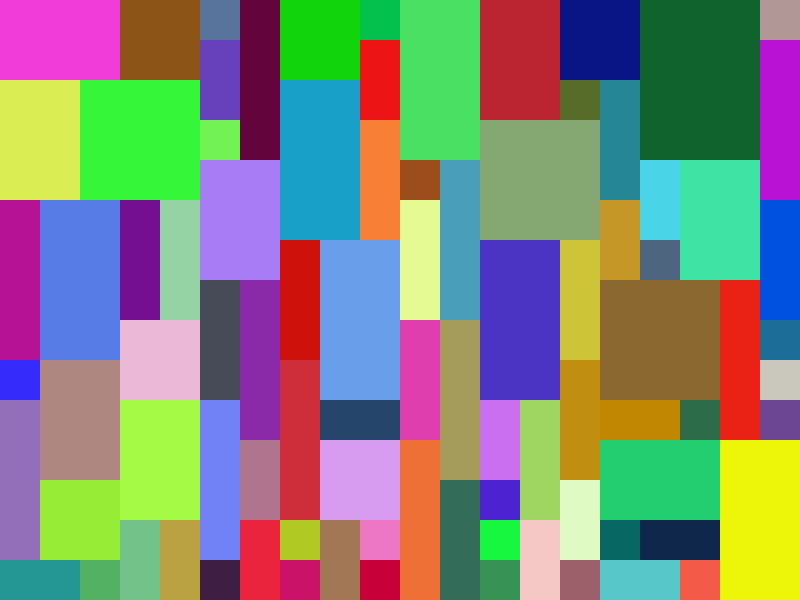
Frame 1 (no input)
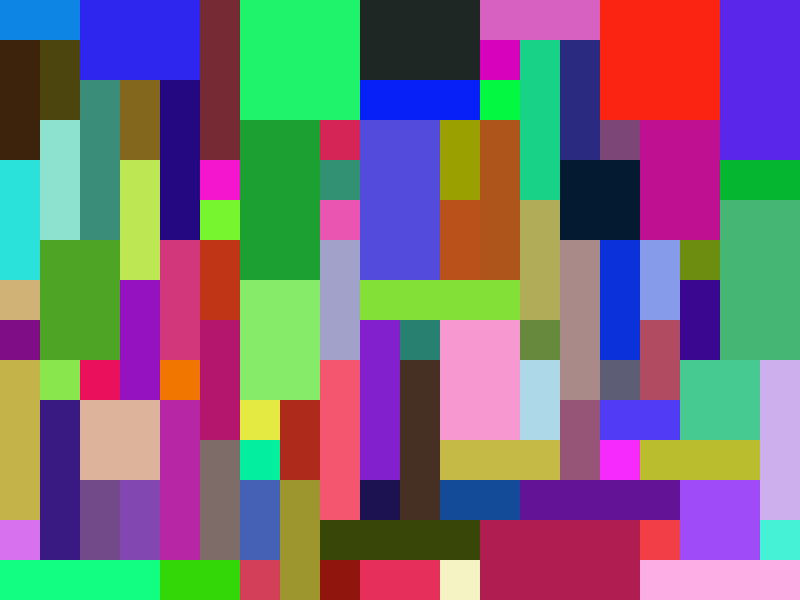
Frame 60 (the mouse pressed at the canvas centre just before this capture)
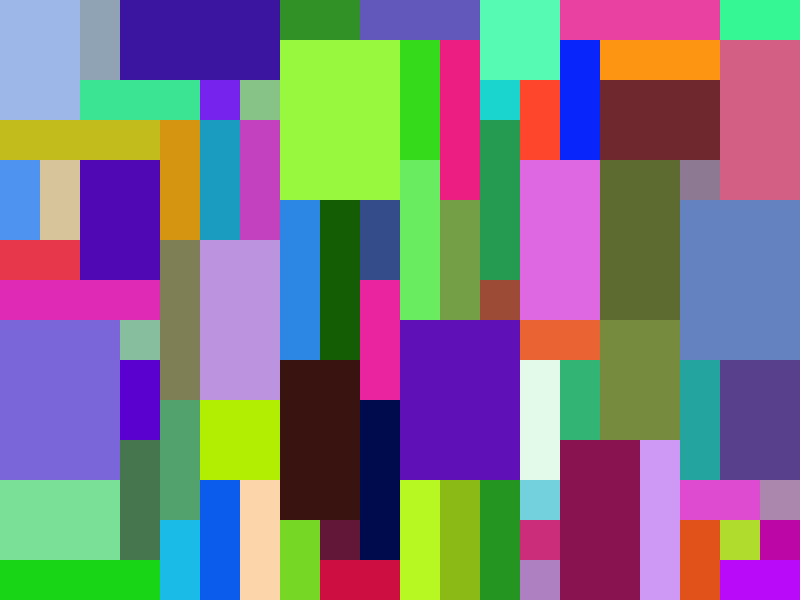
Frame 120 (the mouse held since frame 60 and released just before this capture)

The Processing sketch that drew these frames (run headless with seeded random() and noise(); from frame 60 on, the mouse is pressed at the canvas centre):

// Processing sketch: Mosaic
// ── Mosaic.pde
int UNIT = 40;
int MAX = 4;
int AREA = 12;

MosaicC mos;

void setup()
{
  //noLoop();
  size(800,600);
  frameRate(5);
  mos = new MosaicC(UNIT,MAX);
  mos.generateMap();
}

void draw()
{
  background(0);
  mos.show();
  mos.generateMap();
}



// CLASSES



class Piece
{
  int X,Y,W,H;
  color col;

  Piece(int x, int y, int w, int h)
  {
    X = x;
    Y = y;
    W = w;
    H = h;
    col = color(random(255),random(255),random(255));
  }

  void show()
  {
    noStroke();
    fill(col);
    rect(X,Y,W,H);
  }
}

class MosaicC
{
  ArrayList<Piece> pieces;
  int DIM;
  int VAR;
  int R,C;

  MosaicC(int unit, int variance)
  {
    DIM = unit;
    VAR = variance;

    R = height/DIM;
    C = width/DIM;
    pieces = new ArrayList<Piece>();
  }

  void show()
  {
    for (Piece P : pieces)
      P.show();
  }

  void generateMap()
  {
    pieces.clear();
    boolean[] grid;

    grid = new boolean[R*C];
    for (int i=0; i<grid.length; ++i)
      grid[i] = false;

    int index = 0;
    boolean stat;
    do
    {
      int x = index%C;
      int y = index/C;
      int w = ceil(random(VAR));
      int h = ceil(random(VAR));

      if (x+w > C || y+h > R || w*h > AREA) continue;
      
      stat = false;
      for (int ix=0; ix<w; ++ix)
        for (int iy=0; iy<h; ++iy)
          if (grid[(x+ix)+(y+iy)*C] == true)
          {
              stat = true;
              break;
          }
      if (stat == true) continue;
      
      pieces.add(new Piece(x*DIM,y*DIM,w*DIM,h*DIM));

      for (int ix=0; ix<w; ++ix)
        for (int iy=0; iy<h; ++iy) 
          grid[(x+ix)+(y+iy)*C] = true;

      int place = 0;
      for (place=0; place<grid.length; ++place)
        if (grid[place] == false) break;
      index = place;
      if (index == grid.length) break;
    }
    while (true);
  }
}
